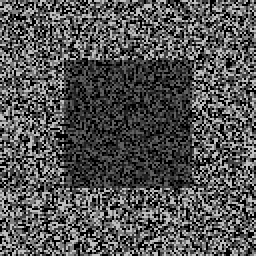
#> input picture input/pair0-L.png, 128 x 128 px (shown 2 times larger)
$ python ps3.py   (Python 2 division)
#> lines starting #> are read from the running program, lines starting #| are printed output that depends on the picture
"""Problem Set 3: Window-based Stereo Matching."""

import numpy as np
from numpy.lib.stride_tricks import as_strided
import cv2

import os

from IPython import embed

input_dir = "input"  # read images from os.path.join(input_dir, <filename>)
output_dir = "output"  # write images to os.path.join(output_dir, <filename>)


def save_image(img, img_name):
    """ Save the image to the output directory

    Params:
    -------
        img: the image to save
        img_name: the name of the image file

    """
    cv2.imwrite(os.path.join(output_dir, img_name), img)


def rolling_window(stripe, w_size=3):
    """ Returns a stride array of the stripe

    Params:
    -------
        stripe: the strip to stride
        w_size: the size of the strides

    Return:
    -------
        y: the stride of the stripe
    """

    shape = (stripe.shape[0]+(w_size/2-1), w_size, w_size)
    strides = (stripe.itemsize, stripe.strides[0], stripe.strides[1])
    y = as_strided(stripe, shape=shape, strides=strides)
    return y


def find_best_match(patch, strip, patches):
    """ Find the best x value for the patch in strip

    Params:
    -------
        patch: the patch to look for
        strip: the strip to look for the patch in

    Returns:
    --------
        best_x: the best x location that matches

    """
    best_x = 0
    y = rolling_window(strip, patch.shape[1])
    print "scanlines are equal: ",np.array_equal(y,patches)
    best_x = np.argmin(np.sum(np.square(np.subtract(y,patch)),axis=(1,2)))
    return best_x


def match_strips(L_strip, R_strip, ksize=3):
    """ match each two stripes together

    Params:
    -------
        L_strip: strip from the left image
        R_strip: strip from the right image

    Returns:
    --------
        disparity: the disparity for these two strips
    """
    steps = L_strip.shape[1]
    disparity = np.zeros((1,L_strip.shape[1]))
    print "stripes are equal: ", np.array_equal(L_strip, R_strip)
    patches = rolling_window(L_strip, ksize)
    for x in range(patches.shape[0]):
        patch_left = patches[x]
        x_right = find_best_match(patch_left, R_strip, patches)
        disparity[0, x] = (x_right-x)
    return disparity


def disparity_ssd(L, R, ksize=3):
    """Compute disparity map D(y, x) such that: L(y, x) = R(y, x + D(y, x))

    Params:
    L: Grayscale left image, in range [0.0, 1.0]
    R: Grayscale right image, same size as L
    ksize: the x and y shape of the kernel

    Returns: Disparity map, same size as L, R
    """
    L_h, L_w = L_size = L.shape
    R_h, R_w = R_size = R.shape

    if L_size != R_size:
        return -1

    y = 0
    border = (ksize-1)/2

    padded_l = cv2.copyMakeBorder(L, border,border,border,border,cv2.BORDER_CONSTANT,value=0)
    padded_r = cv2.copyMakeBorder(R, border,border,border,border,cv2.BORDER_CONSTANT,value=0)
    disparity = np.zeros((L_h, L_w))
    for y in range(border, L_h):
        L_strip = padded_l[y-border:y+border+1,:]
        R_strip = padded_r[y-border:y+border+1,:]
        if np.array_equal(L_strip, R_strip) == False:
            matches = match_strips(L_strip, R_strip, ksize)
            disparity[y,:] = matches[:,border:-border]

    return disparity


def normalize(img):

    img -= img.min()
    img /= img.max()
    img *= 255
    img = np.uint8(img)
    return img


def disparity_ncorr(L, R):
    """Compute disparity map D(y, x) such that: L(y, x) = R(y, x + D(y, x))

    Params:
    L: Grayscale left image, in range [0.0, 1.0]
    R: Grayscale right image, same size as L

    Returns: Disparity map, same size as L, R
    """

    pass  # TODO: Your code here


def main():
    """Run code/call functions to solve problems."""

    # 1-a
    # Read images
    L = cv2.imread(os.path.join('input', 'pair0-L.png'), 0) * (1 / 255.0)  # grayscale, scale to [0.0, 1.0]
#> L: shape (128, 128) float64; min 0, max 0.749, mean 0.327
    R = cv2.imread(os.path.join('input', 'pair0-R.png'), 0) * (1 / 255.0)
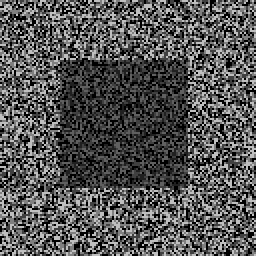
#> input picture input/pair0-R.png, 128 x 128 px (shown 2 times larger)
#> R: shape (128, 128) float64; min 0, max 0.749, mean 0.327

    # Compute disparity (using method disparity_ssd defined in disparity_ssd.py)
    D_L = disparity_ssd(L, R, 7)  # TODO: implemenet disparity_ssd()
#> in disparity_ssd, `padded_l = cv2.copyMakeBorder(L, border,border,border,border,cv2.BORDE..`:
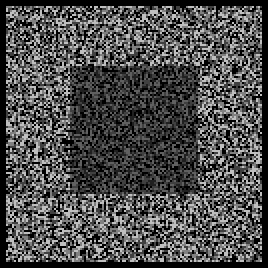
#> padded_l: shape (134, 134) float64 (shown 2 times larger); min 0, max 0.749, mean 0.299
#> in disparity_ssd, `padded_r = cv2.copyMakeBorder(R, border,border,border,border,cv2.BORDE..`:
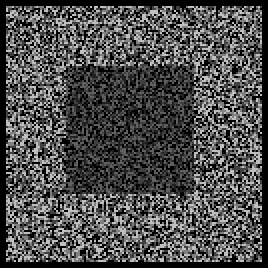
#> padded_r: shape (134, 134) float64 (shown 2 times larger); min 0, max 0.749, mean 0.299
#> the loop in disparity_ssd, `for y in range(border, L_h):` made 125 passes
#> (printed output is left out)
#> after the loop in disparity_ssd, `for y in range(border, L_h):`: disparity: shape (128, 128) float64; every value is 0
    D_R = disparity_ssd(R, L, 7)

    # TODO: Save output images (D_L as output/ps3-1-a-1.png and D_R as output/ps3-1-a-2.png)
    # Note: They may need to be scaled/shifted before saving to show results properly
    D_L = normalize(D_L)
#> in normalize, `img /= img.max()`: img: shape (128, 128) float64; every value is NaN or infinite
#> in normalize, `img = np.uint8(img)`: img: shape (128, 128); every value is 0
    normalize(D_R)
    save_image(D_L, 'ps3-1-a-1.png')
    save_image(D_R, 'ps3-1-a-2.png')

    # 2
    # TODO: Apply disparity_ssd() to pair1-L.png and pair1-R.png (in both directions)

    #L = cv2.imread(os.path.join('input', 'pair1-L.png'), 0) * (1/255.0)
    #R = cv2.imread(os.path.join('input', 'pair1-R.png'), 0) * (1/255.0)

    #D_L = disparity_ssd(L, R, 7)
    #D_R = disparity_ssd(R, L, 7)

    #np.clip(D_L, -90, 0) * -1
    #normalize(D_L)
    #normalize(D_R)
    #save_image(D_L, 'ps3-2-a-1.png')
    #save_image(D_R, 'ps3-2-a-2.png')

    # 3
    # TODO: Apply disparity_ssd() to noisy versions of pair1 images
    # TODO: Boost contrast in one image and apply again

    # 4
    # TODO: Implement disparity_ncorr() and apply to pair1 images (original, noisy and contrast-boosted)

    # 5
    # TODO: Apply stereo matching to pair2 images, try pre-processing the images for best results


if __name__ == "__main__":
    main()
